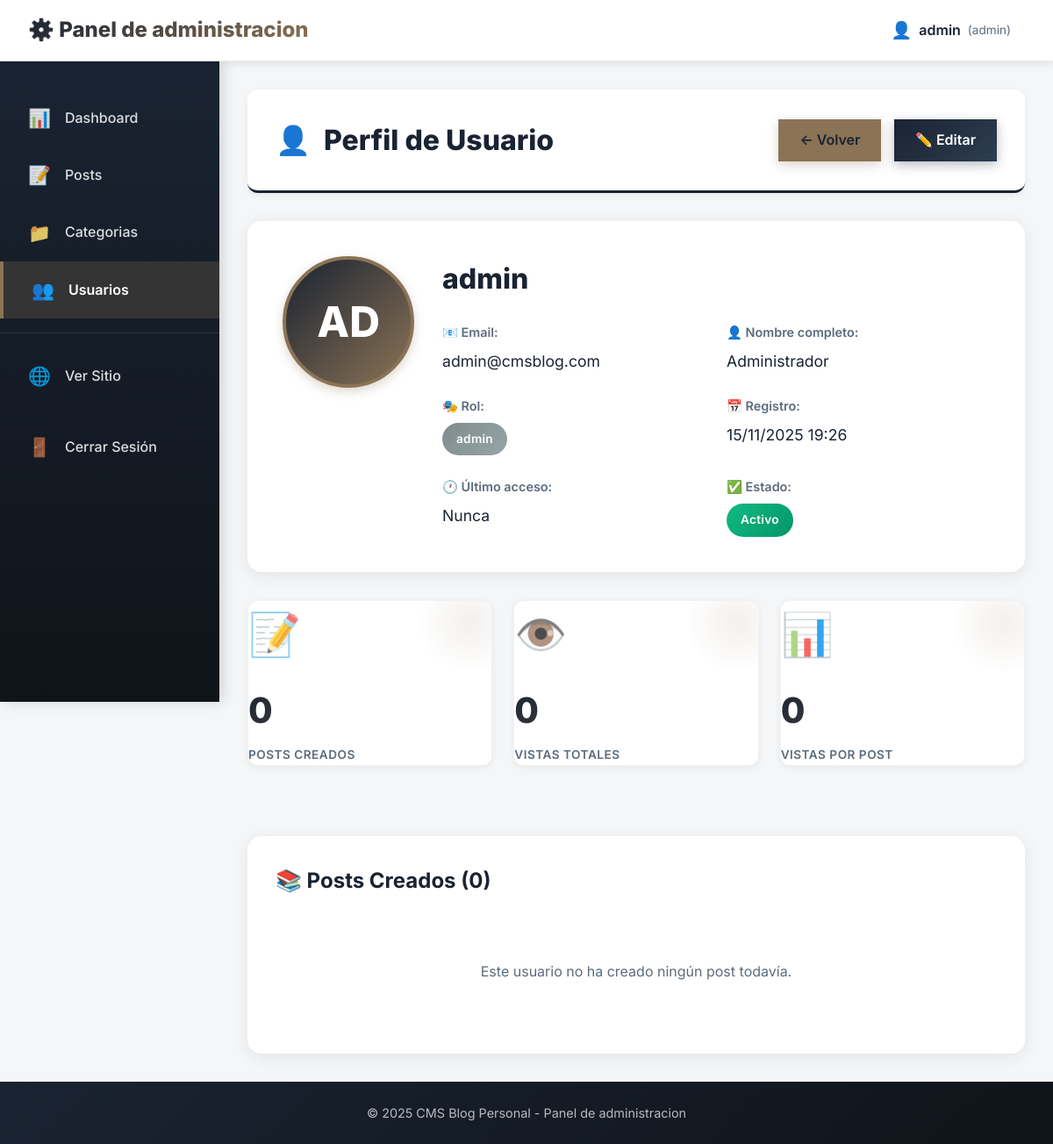
The page /public/admin/users/view.php?id=1 (signed in) on the database its author committed.
### tables this page shows
CREATE TABLE `users` (
  `id` int(11) NOT NULL AUTO_INCREMENT,
  `username` varchar(50) NOT NULL,
  `email` varchar(100) NOT NULL,
  `password` varchar(255) NOT NULL,
  `full_name` varchar(100) DEFAULT NULL,
  `avatar` varchar(255) DEFAULT NULL,
  `role` enum('admin','author','user') DEFAULT 'user',
  `created_at` timestamp NOT NULL DEFAULT current_timestamp(),
  `updated_at` timestamp NOT NULL DEFAULT current_timestamp() ON UPDATE current_timestamp(),
  `last_login` timestamp NULL DEFAULT NULL,
  `active` tinyint(1) DEFAULT 1,
  PRIMARY KEY (`id`),
  UNIQUE KEY `username` (`username`),
  UNIQUE KEY `email` (`email`),
  KEY `idx_username` (`username`),
  KEY `idx_email` (`email`)
);

### config/config.php (called while the page is built, shortened)
<?php
spl_autoload_register(function ($class) {
    if (strpos($class, 'App\\') === 0) {
        $classPath = str_replace('App\\', '', $class);
        $classPath = str_replace('\\', '/', $classPath);
        $file = ROOT_PATH . '/app/' . $classPath . '.php';
        if (file_exists($file)) {
            return;
        }
    }
});

### app/Models/Database.php (called while the page is built, shortened)
<?php
class Database {
    private static $instance = null;
    private $connection;
    private function __construct() {
        try {
            $host = DB_HOST;
            $port = defined('DB_PORT') ? DB_PORT : '3306';
            $dbname = DB_NAME;
            $username = DB_USER;
            $password = DB_PASS;
            $charset = defined('DB_CHARSET') ? DB_CHARSET : 'utf8mb4';
            $dsn = "mysql:host=$host;port=$port;dbname=$dbname;charset=$charset";
            $options = [
                PDO::ATTR_ERRMODE            => PDO::ERRMODE_EXCEPTION,
                PDO::ATTR_DEFAULT_FETCH_MODE => PDO::FETCH_ASSOC,
                PDO::ATTR_EMULATE_PREPARES   => false,
                PDO::ATTR_TIMEOUT            => 5,
            ];
            $this->connection = new PDO($dsn, $username, $password, $options);
        } catch (PDOException $e) {
            $errorMsg = "Error de conexión a la base de datos: " . $e->getMessage();
            $errorMsg .= "\n\nPor favor verifica que:";
            $errorMsg .= "\n1. El servidor MySQL/MariaDB esté activo (XAMPP, WAMP, etc.)";
            $errorMsg .= "\n2. Las credenciales en config/config.php sean correctas";
            $errorMsg .= "\n3. La base de datos 'cms_blog' exista";
            $errorMsg .= "\n4. El puerto sea el correcto (usualmente 3306)";
            die("<pre style='background:#ff4444;color:white;padding:20px;border-radius:8px;'>$errorMsg</pre>");
        }
    }
    public static function getInstance() {
        if (self::$instance === null) {
            self::$instance = new self();
        }
        return self::$instance;
    }
    public function getConnection() {
        return $this->connection;
    }
}

### public/admin/auth.php (called while the page is built, shortened)
<?php
if (!defined('BASE_URL')) {
    require_once __DIR__ . '/../../config/config.php';
}
$userModel = new User();
$currentUser = $userModel->getCurrentUser();
function isAdmin() {
    global $currentUser;
    return $currentUser['role'] === 'admin';
}
function canCreateContent() {
    global $currentUser;
    return in_array($currentUser['role'], ['admin', 'author']);
}

### app/Models/User.php (called while the page is built, shortened)
<?php
class User {
    private $db;
    public function __construct() {
        $this->db = Database::getInstance()->getConnection();
    }
    public function getCurrentUser() {
        return $_SESSION['user'] ?? null;
    }
    public function getUserById($id) {
        $sql = "SELECT id, username, email, full_name, avatar, role, created_at, last_login, active
                FROM users WHERE id = :id LIMIT 1";
        $stmt = $this->db->prepare($sql);
        $stmt->bindValue(':id', $id, PDO::PARAM_INT);
        $stmt->execute();
        return $stmt->fetch();
    }
    public function getUserStats($userId) {
        $stats = [];
        $sql = "SELECT COUNT(*) as count FROM posts WHERE author_id = :user_id";
        $stmt = $this->db->prepare($sql);
        $stmt->bindValue(':user_id', $userId, PDO::PARAM_INT);
        $stmt->execute();
        $stats['posts_created'] = $stmt->fetch()['count'];
        $sql = "SELECT SUM(views) as total FROM posts WHERE author_id = :user_id";
        $stmt = $this->db->prepare($sql);
        $stmt->bindValue(':user_id', $userId, PDO::PARAM_INT);
        $stmt->execute();
        $stats['total_views'] = $stmt->fetch()['total'] ?? 0;
        return $stats;
    }
    public function getUserPosts($userId, $limit = 10) {
        $sql = "SELECT p.*, c.name as category_name
                FROM posts p
                LEFT JOIN categories c ON p.category_id = c.id
                WHERE p.author_id = :user_id
                ORDER BY p.created_at DESC
                LIMIT :limit";
        $stmt = $this->db->prepare($sql);
        $stmt->bindValue(':user_id', $userId, PDO::PARAM_INT);
        $stmt->bindValue(':limit', $limit, PDO::PARAM_INT);
        $stmt->execute();
        return $stmt->fetchAll();
    }
}

### public/admin/users/view.php (the view, shortened to what this page needs)
<?php
require_once '../auth.php';
$userModel = new User();
$userId = intval($_GET['id']);
$user = $userModel->getUserById($userId);
$stats = $userModel->getUserStats($userId);
$userPosts = $userModel->getUserPosts($userId, 20);
include '../../../app/Views/admin/header.php';
?>
<div class="admin-page">
    <div class="page-header">
        <h1>👤 Perfil de Usuario</h1>
        <div>
            <a href="index.php" class="btn btn-secondary" style="margin-right: 10px;">← Volver</a>
            <a href="edit.php?id=<?= $userId ?>" class="btn btn-primary">✏️ Editar</a>
        </div>
    </div>
    <div class="user-details-container">
        <div class="user-info-card">
            <div class="user-avatar-section">
                <?php if ($user['avatar']): ?>
                    <img src="<?= BASE_URL ?>/uploads/users/<?= htmlspecialchars($user['avatar']) ?>"
                         alt="Avatar" class="user-avatar-large">
                <?php else: ?>
                    <div class="user-avatar-placeholder-large">
                        <?= strtoupper(substr($user['username'], 0, 2)) ?>
                    </div>
                <?php endif; ?>
            </div>
            <div class="user-info-details">
                <h2><?= htmlspecialchars($user['username']) ?></h2>
                <div class="user-info-grid">
                    <div class="info-item">
                        <span class="info-label">📧 Email:</span>
                        <span class="info-value"><?= htmlspecialchars($user['email']) ?></span>
                    </div>
                    <div class="info-item">
                        <span class="info-label">👤 Nombre completo:</span>
                        <span class="info-value"><?= htmlspecialchars($user['full_name'] ?: '-') ?></span>
                    </div>
                    <div class="info-item">
                        <span class="info-label">🎭 Rol:</span>
                        <span class="info-value">
                            <?php
                            $roleColors = [
                                'admin' => 'badge-category',
                                'author' => 'badge-info',
                                'user' => 'badge-warning'
                            ];
                            $roleColor = $roleColors[$user['role']] ?? 'badge-warning';
                            ?>
                            <span class="badge <?= $roleColor ?>">
                                <?= htmlspecialchars($user['role']) ?>
                            </span>
                        </span>
                    </div>
                    <div class="info-item">
                        <span class="info-label">📅 Registro:</span>
                        <span class="info-value"><?= date('d/m/Y H:i', strtotime($user['created_at'])) ?></span>
                    </div>
                    <div class="info-item">
                        <span class="info-label">🕐 Último acceso:</span>
                        <span class="info-value">
                            <?= $user['last_login'] ? date('d/m/Y H:i', strtotime($user['last_login'])) : 'Nunca' ?>
                        </span>
                    </div>
                    <div class="info-item">
                        <span class="info-label">✅ Estado:</span>
                        <span class="info-value">
                            <?php if ($user['active']): ?>
                                <span class="badge badge-success">Activo</span>
                            <?php else: ?>
                                <span class="badge badge-danger">Inactivo</span>
                            <?php endif; ?>
                        </span>
                    </div>
                </div>
            </div>
        </div>
        <div class="stats-grid">
            <div class="stats-card">
                <div class="stats-icon">📝</div>
                <div class="stats-number"><?= number_format($stats['posts_created']) ?></div>
                <div class="stats-label">Posts Creados</div>
            </div>
            <div class="stats-card">
                <div class="stats-icon">👁️</div>
                <div class="stats-number"><?= number_format($stats['total_views']) ?></div>
                <div class="stats-label">Vistas Totales</div>
            </div>
            <div class="stats-card">
                <div class="stats-icon">📊</div>
                <div class="stats-number">
                    <?= $stats['posts_created'] > 0 ? number_format($stats['total_views'] / $stats['posts_created'], 1) : '0' ?>
                </div>
                <div class="stats-label">Vistas por Post</div>
            </div>
        </div>
        <div class="user-posts-section">
            <h3>📚 Posts Creados (<?= count($userPosts) ?>)</h3>
            <?php if (!empty($userPosts)): ?>
                <div class="table-container">
                    <table class="admin-table">
                        <thead>
                            <tr>
                                <th>ID</th>
                                <th>Título</th>
                                <th>Categoría</th>
                                <th>Estado</th>
                                <th>Vistas</th>
                                <th>Fecha</th>
                                <th>Acciones</th>
                            </tr>
                        </thead>
                        <tbody>
                            <?php foreach ($userPosts as $post): ?>
                                <tr>
                                    <td><?= $post['id'] ?></td>
                                    <td class="post-title-cell">
                                        <strong><?= htmlspecialchars($post['title']) ?></strong>
                                    </td>
                                    <td>
                                        <span class="badge badge-category">
                                            <?= htmlspecialchars($post['category_name'] ?? 'Sin Categoría') ?>
                                        </span>
                                    </td>
                                    <td>
                                        <?php if ($post['published']): ?>
                                            <span class="badge badge-success">Publicado</span>
                                        <?php else: ?>
                                            <span class="badge badge-warning">Borrador</span>
                                        <?php endif; ?>
                                    </td>
                                    <td><?= number_format($post['views']) ?></td>
                                    <td><?= date('d/m/Y', strtotime($post['created_at'])) ?></td>
                                    <td class="actions-cell">
                                        <a href="../../post.php?id=<?= $post['id'] ?>" class="btn-action" title="Ver" target="_blank">👁️</a>
                                        <a href="../posts/edit.php?id=<?= $post['id'] ?>" class="btn-action" title="Editar">✏️</a>
                                    </td>
                                </tr>
                            <?php endforeach; ?>
                        </tbody>
                    </table>
                </div>
            <?php else: ?>
                <div class="empty-state-small">
                    <p>Este usuario no ha creado ningún post todavía.</p>
                </div>
            <?php endif; ?>
        </div>
    </div>
</div>
<?php include '../../../app/Views/admin/footer.php'; ?>

### app/Views/admin/header.php (shortened to what this page needs)
<!DOCTYPE html>
<html lang="es">
<head>
    <link rel="stylesheet" href="<?= BASE_URL ?>/css/style-clean.css">
    <link rel="stylesheet" href="<?= BASE_URL ?>/css/admin.css">
    <link rel="stylesheet" href="<?= BASE_URL ?>/css/admin-forms.css">
    <link rel="stylesheet" href="<?= BASE_URL ?>/css/animations.css">
    <link rel="stylesheet" href="<?= BASE_URL ?>/css/colors-professional.css">
    <link rel="stylesheet" href="<?= BASE_URL ?>/css/admin-professional.css">
</head>
<body class="admin-body">
    <header class="admin-header">
        <div class="admin-header-container">
            <div class="admin-logo">
                <h1>⚙️ Panel de administracion</h1>
            </div>
            <nav class="admin-nav">
                <div class="admin-user-info">
                    <span class="admin-user-icon">👤</span>
                    <span class="admin-username"><?= htmlspecialchars($currentUser['username']) ?></span>
                    <span class="admin-role">(<?= htmlspecialchars($currentUser['role']) ?>)</span>
                </div>
            </nav>
        </div>
    </header>
    <div class="admin-layout">
        <aside class="admin-sidebar">
            <nav class="admin-menu">
                <a href="<?= BASE_URL ?>/admin/index.php" class="admin-menu-item <?= basename($_SERVER['PHP_SELF']) === 'index.php' ? 'active' : '' ?>">
                    <span class="menu-icon">📊</span>
                    <span>Dashboard</span>
                </a>
                <?php if (canCreateContent()): ?>
                <a href="<?= BASE_URL ?>/admin/posts/index.php" class="admin-menu-item <?= strpos($_SERVER['PHP_SELF'], '/posts/') !== false ? 'active' : '' ?>">
                    <span class="menu-icon">📝</span>
                    <span>Posts</span>
                </a>
                <?php endif; ?>
                <a href="<?= BASE_URL ?>/admin/categories/index.php" class="admin-menu-item <?= strpos($_SERVER['PHP_SELF'], '/categories/') !== false ? 'active' : '' ?>">
                    <span class="menu-icon">📁</span>
                    <span>Categorias</span>
                </a>
                <?php if (isAdmin()): ?>
                <a href="<?= BASE_URL ?>/admin/users/index.php" class="admin-menu-item <?= strpos($_SERVER['PHP_SELF'], '/users/') !== false ? 'active' : '' ?>">
                    <span class="menu-icon">👥</span>
                    <span>Usuarios</span>
                </a>
                <?php endif; ?>
                <hr class="admin-menu-divider">
                <a href="<?= BASE_URL ?>/index.php" class="admin-menu-item" target="_blank">
                    <span class="menu-icon">🌐</span>
                    <span>Ver Sitio</span>
                </a>
                <a href="<?= BASE_URL ?>/logout.php" class="admin-menu-item logout">
                    <span class="menu-icon">🚪</span>
                    <span>Cerrar Sesión</span>
                </a>
            </nav>
        </aside>
        <main class="admin-content">

### rows shown on the page
users: username "admin", role "admin", username "AD", email "admin@cmsblog.com", full_name "Administrador", created_at "15/11/2025 19:26"

### other values the page prints
$stats['posts_created'] "0"
$stats['total_views'] "0"
count($userPosts) "0"
SITE_NAME "CMS Blog Personal"
